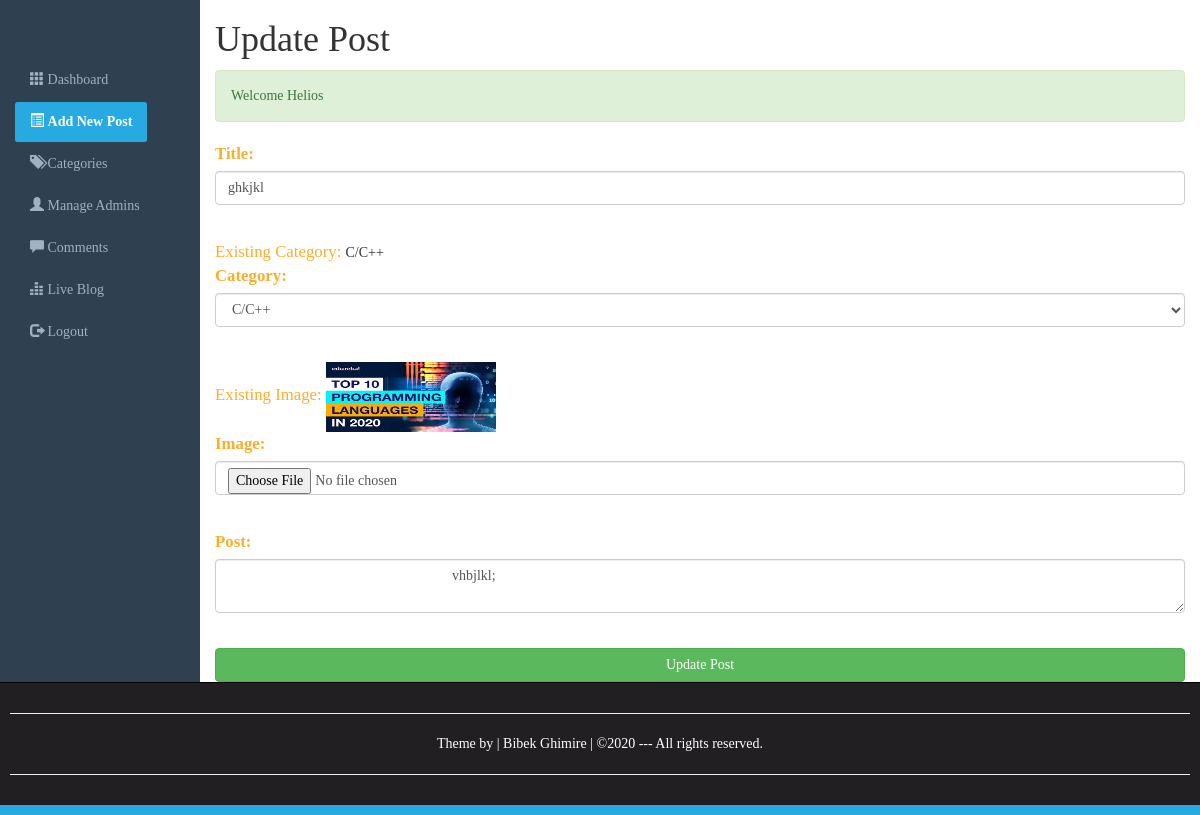
The app's page /editPost.php?edit=14 (signed in) with its own data.
### tables this page shows
CREATE TABLE `admin_panel` (
  `id` int(10) NOT NULL,
  `datetime` varchar(50) NOT NULL,
  `title` varchar(200) NOT NULL,
  `category` varchar(100) NOT NULL,
  `author` varchar(100) NOT NULL,
  `image` varchar(200) NOT NULL,
  `post` text NOT NULL
);

### editPost.php (the view, shortened to what this page needs)
<?php require_once("include/session.php"); ?>
<?php require_once("include/function.php"); ?>
<!DOCTYPE html>
<html>
<head>
	<link rel="stylesheet" type="text/css" href="css/bootstrap.min.css">
    <link rel="stylesheet" href="https://maxcdn.bootstrapcdn.com/bootstrap/3.4.0/css/bootstrap.min.css">
	<link rel="stylesheet" type="text/css" href="css/adminstyles.css">
</head>
<body>
<div class="container-fluid">
	<div class="row">
		<div class="col-sm-2">
			<br><br><br>
			<ul id="side_menu" class="nav nav-pills nav-stacked">
				<li class="nav-item"><a class="nav-link" href="dashboard.php"><span class="glyphicon glyphicon-th"></span>&nbsp;Dashboard</a></li>
				<li class="nav-item active"><a class="nav-link" href="NewPost.php"><span class="glyphicon glyphicon-list-alt"></span>&nbsp;Add New Post</a></li>
				<li class="nav-item"><a class="nav-link" href="categories.php"><span class="glyphicon glyphicon-tags"></span>&nbsp;Categories</a></li>
				<li class="nav-item"><a class="nav-link" href="#"><span class="glyphicon glyphicon-user"></span>&nbsp;Manage Admins</a></li>
				<li class="nav-item"><a class="nav-link" href="#"><span class="glyphicon glyphicon-comment"></span>&nbsp;Comments</a></li>
				<li class="nav-item"><a class="nav-link" href="#"><span class="glyphicon glyphicon-equalizer"></span>&nbsp;Live Blog</a></li>
				<li class="nav-item"><a class="nav-link" href="logout.php"><span class="glyphicon glyphicon-log-out"></span>&nbsp;Logout</a></li>
			</ul>
		</div>
		<div class="col-sm-10">
			<h1>Update Post</h1>
			<div><?php echo Message();
				echo successMessage();
			?></div>
			<div>
				<?php
					$ID=$_GET['edit'];
					$Query="SELECT * FROM admin_panel WHERE id=$ID";
					$result=mysqli_query($connection,$Query) or die("Error: ".mysqli_error($connection));
					while ($row=mysqli_fetch_array($result)) {
						$TitleToBeUpdated=$row['title'];
						$CategoryToBeUpdated=$row['category'];
						$ImageToBeUpdated=$row['image'];
						$PostToBeUpdated=$row['post'];
					}
				 ?>
				<form action="editPost.php?edit=<?php echo $ID; ?>" method="POST" enctype="multipart/form-data">
					<fieldset>
						<div class="form-group">
							<label for="title"><span class="FieldInfo">Title:</span></label>
							<input value="<?php echo $TitleToBeUpdated; ?>" class="form-control" type="text" name="title" id="categoryname" placeholder="Title"><br>
						</div>
						<div class="form-group">
							<span class="FieldInfo">Existing Category: </span>
							<?php echo $CategoryToBeUpdated; ?>
							<br>
							<label for="selectcategory"><span class="FieldInfo">Category:</span></label>
							<select class="form-control" name="category" id="selectcategory">
								<?php
						global $connection;
						$viewQuery="SELECT * FROM categories ORDER BY datetime desc";
						$execute=mysqli_query($connection, $viewQuery);
						while($rows=mysqli_fetch_array($execute)) {
						$categoryName=$rows['name'];
					 ?>
								<option><?php echo $categoryName; ?></option>
							<?php } ?>
							</select>
							<br>
						</div>
						<div class="form-group">
							<span class="FieldInfo">Existing Image: </span>
							<img src="Upload/<?php echo $ImageToBeUpdated; ?>" width=170px; height=70px;>
							<br>
							<label for="image"><span class="FieldInfo">Image:</span></label>
							<input class="form-control" type="file" name="image" id="image" placeholder="Image"><br>
						</div>
						<div class="form-group">
							<label for="postarea"><span class="FieldInfo">Post:</span></label>
							<textarea class="form-control" name="post" id="postarea">
								<?php echo $PostToBeUpdated; ?>
							</textarea><br>
						</div>
						<input type="submit" name="submit" value="Update Post" class="btn btn-success btn-block">
					</fieldset>
				</form>
			</div>
		</div>
	</div>
</div>
<div id="footer">
	<hr><p>Theme by | Bibek Ghimire | &copy;2020 --- All rights reserved.</p>
	<hr>
</div>
<div style="height: 10px; background: #27AAE1;"></div>
</body>
</html>

### css/adminstyles.css (style rules this page uses)
body { font-family: 'Comic Sans MS'; background-color: #2f4050; }
.col-sm-10 { background-color: #ffffff; }
#side_menu a { color: #9fb1c2; }
#side_menu .active a { color: #ffffff; background-color: #27AAE1; font-weight: bold; }
#footer { padding: 10px; border-top: 1px solid black; color: white; background-color: #211f22; text-align: center; }

### editPost.php (style rules this page uses)
.FieldInfo { color: rgb(251, 174, 44); font-family: Bitter,Georgia,"Times New Roman",Times,Serif; font-size: 1.2em; }

### records on screen
admin_panel: title "ghkjkl", category "C/C++", image (picture), post "vhbjlkl;"

### other values on screen
successMessage() "Welcome Helios"
form field category "C/C++"
